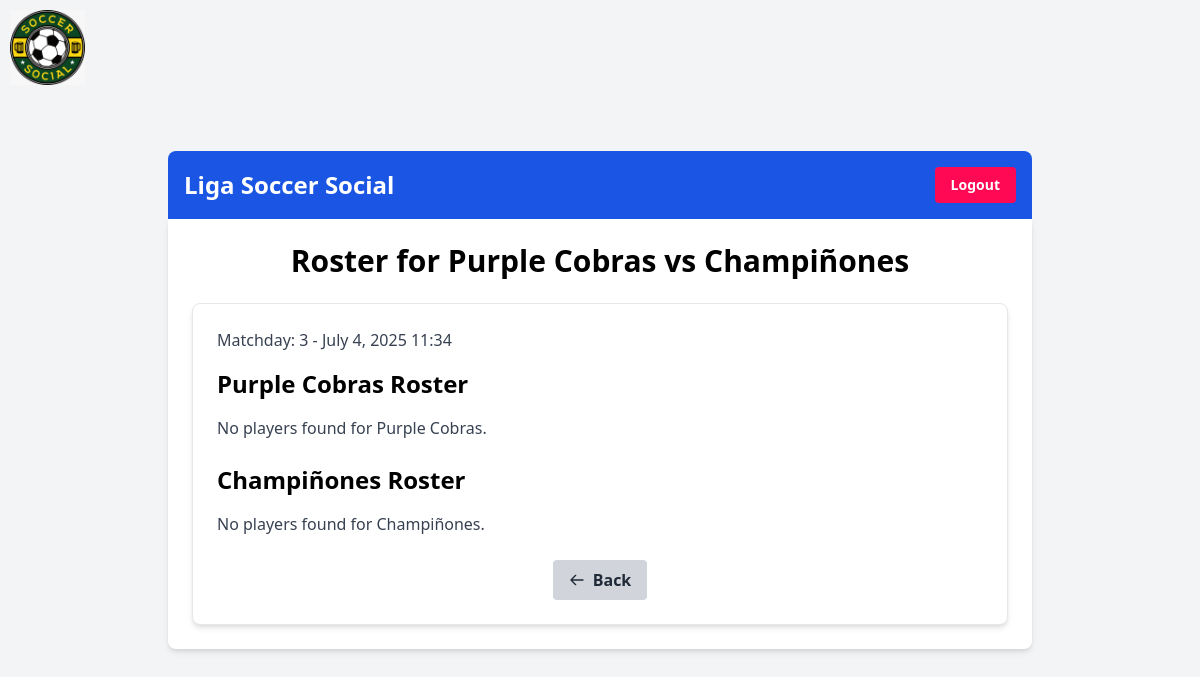
Before: /futbol/match/7/roster/ (signed in) with the older database file.
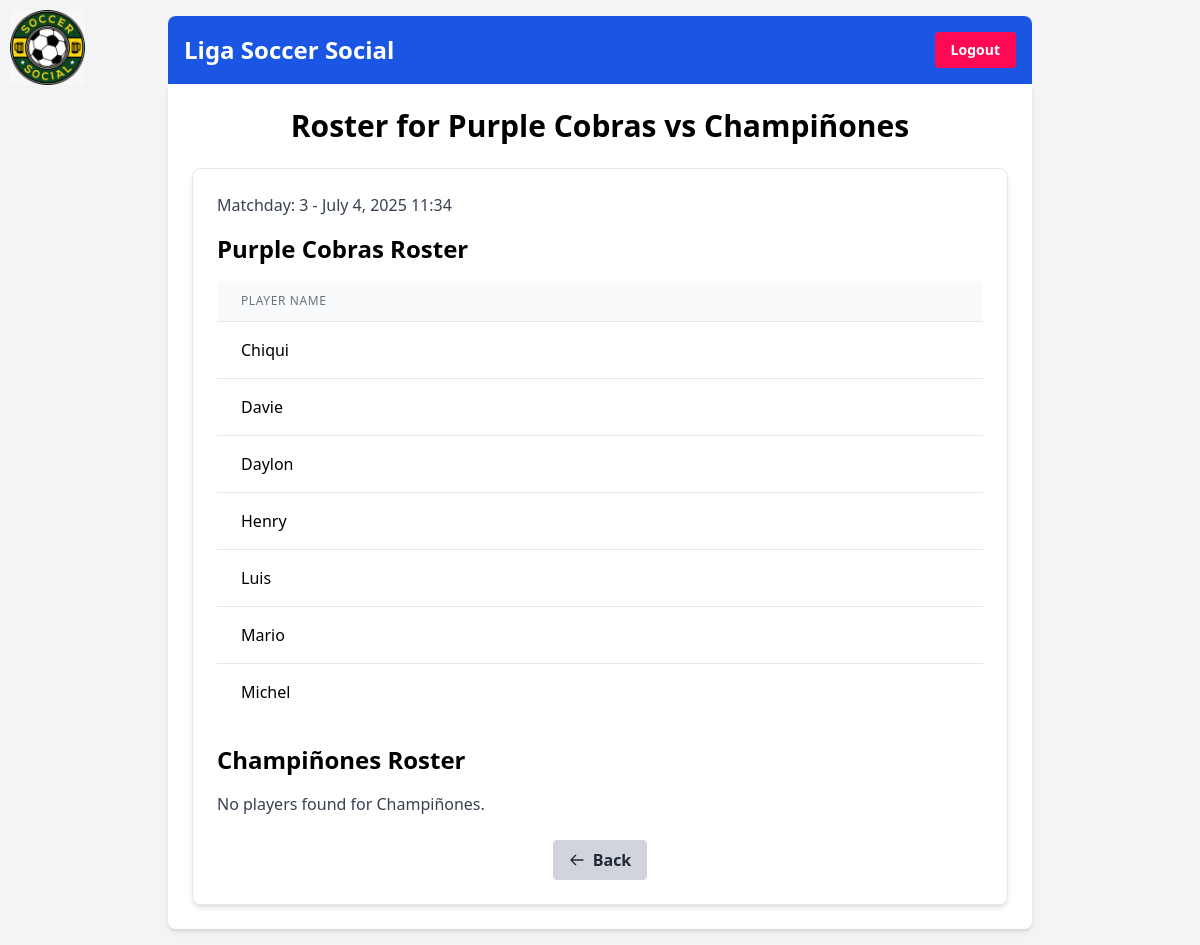
After: the same page with the newer database file.
### futbolapp/models.py (models this page shows, shortened)
class Match(models.Model):
    matchday = models.ForeignKey(Matchday, on_delete=models.CASCADE)
    home_team = models.ForeignKey(Team, related_name='home_matches', on_delete=models.CASCADE)
    away_team = models.ForeignKey(Team, related_name='away_matches', on_delete=models.CASCADE)
    home_score = models.PositiveIntegerField(null=True, blank=True)
    away_score = models.PositiveIntegerField(null=True, blank=True)
    date = models.DateTimeField()
    class Meta:
        unique_together = ('matchday', 'home_team', 'away_team')
        ordering = ['date']
        verbose_name_plural = "Matches"

class Team(models.Model):
    name = models.CharField(max_length=100)
    league = models.ForeignKey(League, on_delete=models.CASCADE, null=True, blank=True)
    tournament = models.ForeignKey('Tournament', on_delete=models.CASCADE, null=True, blank=True) # New field

class Matchday(models.Model):
    season = models.ForeignKey(Season, on_delete=models.CASCADE)
    number = models.PositiveIntegerField()
    date = models.DateField()
    title = models.CharField(max_length=100, blank=True, null=True) # New field for title
    class Meta:
        ordering = ['season', 'number']
        unique_together = ('season', 'number')

class PlayerStatistic(models.Model):
    player = models.ForeignKey(Player, on_delete=models.CASCADE)
    match = models.ForeignKey(Match, on_delete=models.CASCADE)
    goals = models.PositiveIntegerField(default=0)
    assists = models.PositiveIntegerField(default=0)
    clean_sheets = models.PositiveIntegerField(default=0)
    yellow_cards = models.PositiveIntegerField(default=0)
    red_cards = models.PositiveIntegerField(default=0)
    present = models.BooleanField(default=False) # New field for presence
    class Meta:
        unique_together = ('player', 'match')

class Player(models.Model):
    name = models.CharField(max_length=100)
    team = models.ForeignKey(Team, on_delete=models.CASCADE)
    field_position = models.CharField(max_length=20, choices=[('field player', 'Field Player'), ('goalkeeper', 'Goalkeeper')], default='field player')
    role = models.CharField(max_length=20, choices=[('full-time', 'Full-Time'), ('ringer', 'Ringer')])

### futbolapp/views.py (the view)
# urls.py: path('match/<int:match_id>/roster/', views.match_roster_view, name='match_roster_view'),
@login_required
def match_roster_view(request, match_id):
    match = get_object_or_404(Match, pk=match_id)
    home_team_players = PlayerStatistic.objects.filter(match=match, player__team=match.home_team, present=True).order_by('player__name')
    away_team_players = PlayerStatistic.objects.filter(match=match, player__team=match.away_team, present=True).order_by('player__name')
    return render(request, 'futbolapp/match_roster.html', {
        'match': match,
        'home_team_players': home_team_players,
        'away_team_players': away_team_players
    })

### futbolapp/templates/futbolapp/match_roster.html
{% extends 'base.html' %}
{% block content %}
    <h1 class="text-3xl font-bold mb-6 text-center">Roster for {{ match.home_team.name }} vs {{ match.away_team.name }}</h1>
    <div class="bg-white p-6 rounded-lg shadow-md border border-gray-200">
        <p class="text-gray-700 mb-4">Matchday: {{ match.matchday.number }} - {{ match.date|date:"F j, Y H:i" }}</p>
        <h2 class="text-2xl font-semibold mb-4">{{ match.home_team.name }} Roster</h2>
        {% if home_team_players %}
            <div class="overflow-x-auto mb-6">
                <table class="min-w-full divide-y divide-gray-200">
                    <thead class="bg-gray-50">
                        <tr>
                            <th scope="col" class="px-6 py-3 text-left text-xs font-medium text-gray-500 uppercase tracking-wider">Player Name</th>
                        </tr>
                    </thead>
                    <tbody class="bg-white divide-y divide-gray-200">
                        {% for player_stat in home_team_players %}
                            <tr>
                                <td class="px-6 py-4 whitespace-nowrap">{{ player_stat.player.name }}</td>
                            </tr>
                        {% endfor %}
                    </tbody>
                </table>
            </div>
        {% else %}
            <p class="text-gray-700 mb-6">No players found for {{ match.home_team.name }}.</p>
        {% endif %}
        <h2 class="text-2xl font-semibold mb-4">{{ match.away_team.name }} Roster</h2>
        {% if away_team_players %}
            <div class="overflow-x-auto">
                <table class="min-w-full divide-y divide-gray-200">
                    <thead class="bg-gray-50">
                        <tr>
                            <th scope="col" class="px-6 py-3 text-left text-xs font-medium text-gray-500 uppercase tracking-wider">Player Name</th>
                        </tr>
                    </thead>
                    <tbody class="bg-white divide-y divide-gray-200">
                        {% for player_stat in away_team_players %}
                            <tr>
                                <td class="px-6 py-4 whitespace-nowrap">{{ player_stat.player.name }}</td>
                            </tr>
                        {% endfor %}
                    </tbody>
                </table>
            </div>
        {% else %}
            <p class="text-gray-700">No players found for {{ match.away_team.name }}.</p>
        {% endif %}
        <div class="mt-6 text-center">
            <button onclick="history.back()" class="bg-gray-300 hover:bg-gray-400 text-gray-800 font-bold py-2 px-4 rounded inline-flex items-center">
                <svg class="w-4 h-4 mr-2" fill="none" stroke="currentColor" viewBox="0 0 24 24" xmlns="http://www.w3.org/2000/svg"><path stroke-linecap="round" stroke-linejoin="round" stroke-width="2" d="M10 19l-7-7m0 0l7-7m-7 7h18"></path></svg>
                Back
            </button>
        </div>
    </div>
{% endblock %}

Changed rows visible on the page:
shown differently, row unchanged: Match "Purple Cobras": home_team.name "Purple Cobras" → (not shown)
added PlayerStatistic: player.name "Chiqui"
added PlayerStatistic: player.name "Davie"
added PlayerStatistic: player.name "Daylon"
added PlayerStatistic: player.name "Henry"
added PlayerStatistic: player.name "Luis"
added PlayerStatistic: player.name "Mario"
added PlayerStatistic: player.name "Michel"
Other visible differences:
text no longer shown: "No players found for ."
text now shown: "PLAYER NAME"
